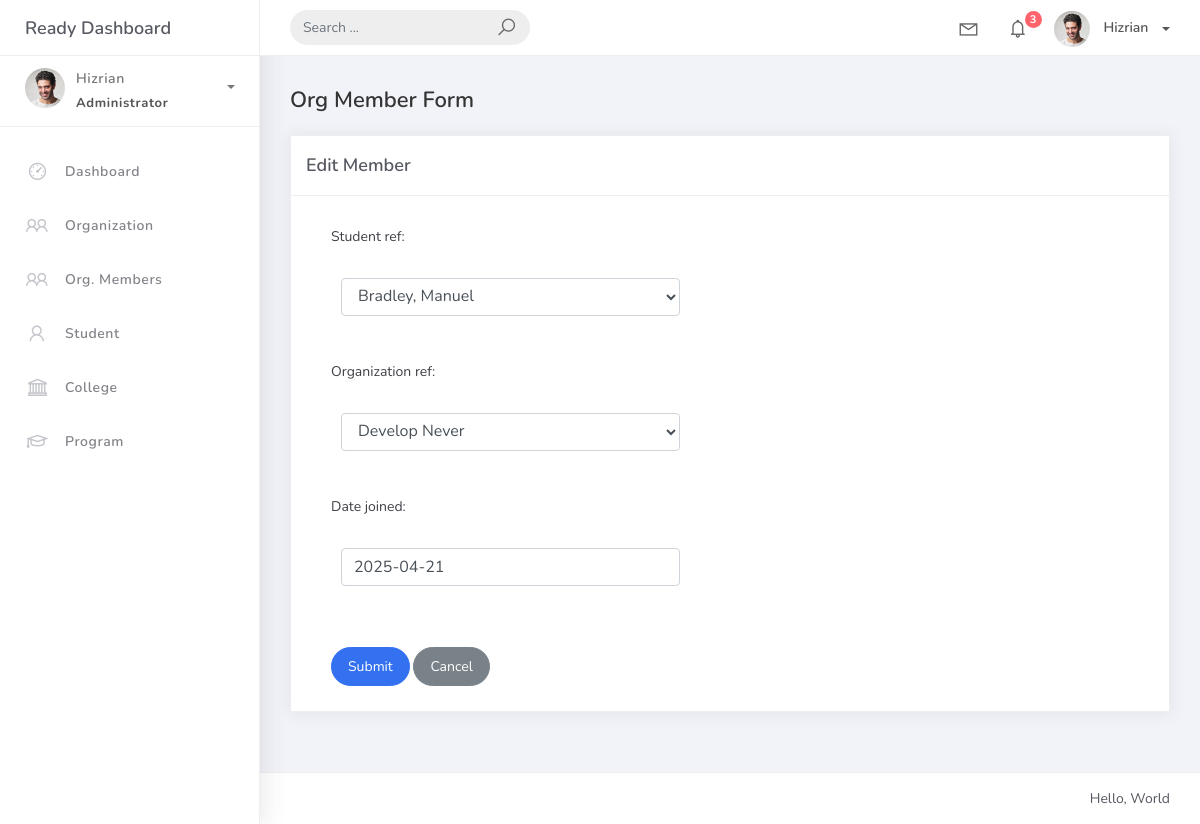
The app's page /orgmember_list/3 with its own data.
### studentorg/models.py (models this page shows)
class BaseModel(models.Model):
    created_at = models.DateTimeField(auto_now_add=True, db_index=True)
    updated_at = models.DateTimeField(auto_now=True)
    class Meta:
        abstract = True

class OrgMember(BaseModel):
    student_ref = models.ForeignKey(Student, on_delete=models.CASCADE)
    organization_ref = models.ForeignKey(Organization, on_delete=models.CASCADE)
    date_joined = models.DateField()

### studentorg/views.py (the view)
# urls.py: path('orgmember_list/<pk>', views.OrgMemberUpdateView.as_view(), name='orgmember-update'),
class OrgMemberUpdateView(UpdateView):
    model = OrgMember
    form_class = OrgMemberForm
    template_name = 'orgmember_form.html'
    success_url = reverse_lazy('orgmember-list')

### studentorg/forms.py
class OrgMemberForm(ModelForm):
    class Meta:
        model = OrgMember
        fields = "__all__"

### studentorg/models.py (called while the page is built)
    def __str__(self):
        return self.name

    def __str__(self):
        return f"{self.lastname}, {self.firstname}"

### templates/orgmember_form.html (shortened to what this page needs)
{% extends 'base.html' %}
{% load static %}
{% block content %}
<h4 class="page-title">Org Member Form</h4>
<div class="row">
    <div class="col-md-12">
        <div class="card">
            <div class="card-header">
                <div class="card-title">{% if object %}Edit Member{% else %}Add New Member{% endif %}</div>
            </div>
            <div class="col-md-6">
                <div class="card-body">
                    <form method="post" novalidate>
                        {% include 'includes/form.html' %}
                        <div class="form-group mt-3">
                            <button type="submit" class="btn btn-primary btn-rounded">Submit</button>
                            <a href="{% url 'orgmember-list' %}" class="btn btn-secondary btn-rounded">Cancel</a>
                        </div>
                    </form>
                </div>
            </div>
        </div>
    </div>
</div>
{% endblock %}

### templates/includes/form.html (shortened to what this page needs)
{% load widget_tweaks %}
{% for field in form %}
  <div class="field-item form-group">
    <label>{{ field.label_tag }}</label>
    <div class="form-group">
      {% render_field field class="form-control" %}
    </div>
  </div>
{% endfor %}

### records on screen
OrgMember: student_ref "Bradley, Manuel" "Develop Never" "2025-04-21"

### other values on screen
{{ field.label_tag }} "Student ref:" "Organization ref:" "Date joined:"
